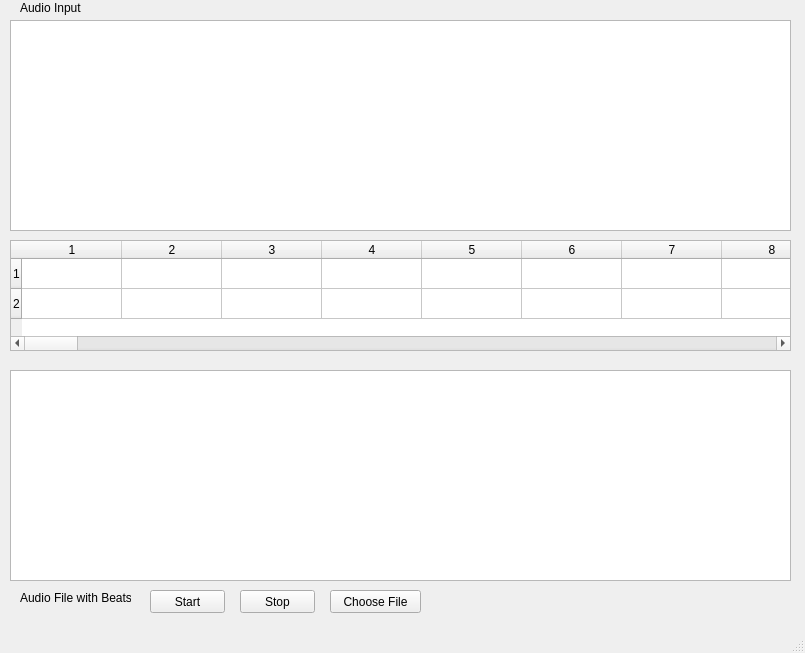
<?xml version="1.0" encoding="UTF-8"?>
<ui version="4.0">
 <class>MainWindow</class>
 <widget class="QMainWindow" name="MainWindow">
  <property name="geometry">
   <rect>
    <x>0</x>
    <y>0</y>
    <width>805</width>
    <height>653</height>
   </rect>
  </property>
  <property name="windowTitle">
   <string>MainWindow</string>
  </property>
  <widget class="QWidget" name="centralwidget">
   <widget class="QPushButton" name="startButton">
    <property name="geometry">
     <rect>
      <x>150</x>
      <y>590</y>
      <width>75</width>
      <height>23</height>
     </rect>
    </property>
    <property name="text">
     <string>Start</string>
    </property>
   </widget>
   <widget class="QPushButton" name="stopButton">
    <property name="geometry">
     <rect>
      <x>240</x>
      <y>590</y>
      <width>75</width>
      <height>23</height>
     </rect>
    </property>
    <property name="text">
     <string>Stop</string>
    </property>
   </widget>
   <widget class="PlotWidget" name="inputPlot">
    <property name="geometry">
     <rect>
      <x>10</x>
      <y>20</y>
      <width>781</width>
      <height>211</height>
     </rect>
    </property>
   </widget>
   <widget class="PlotWidget" name="filePlot">
    <property name="geometry">
     <rect>
      <x>10</x>
      <y>370</y>
      <width>781</width>
      <height>211</height>
     </rect>
    </property>
   </widget>
   <widget class="QLabel" name="label">
    <property name="geometry">
     <rect>
      <x>20</x>
      <y>0</y>
      <width>61</width>
      <height>16</height>
     </rect>
    </property>
    <property name="text">
     <string>Audio Input</string>
    </property>
   </widget>
   <widget class="QLabel" name="label_2">
    <property name="geometry">
     <rect>
      <x>20</x>
      <y>590</y>
      <width>111</width>
      <height>16</height>
     </rect>
    </property>
    <property name="text">
     <string>Audio File with Beats</string>
    </property>
   </widget>
   <widget class="QPushButton" name="fileButton">
    <property name="geometry">
     <rect>
      <x>330</x>
      <y>590</y>
      <width>91</width>
      <height>23</height>
     </rect>
    </property>
    <property name="text">
     <string>Choose File</string>
    </property>
   </widget>
   <widget class="QTableWidget" name="tableWidget">
    <property name="geometry">
     <rect>
      <x>10</x>
      <y>240</y>
      <width>781</width>
      <height>111</height>
     </rect>
    </property>
    <property name="rowCount">
     <number>2</number>
    </property>
    <property name="columnCount">
     <number>100</number>
    </property>
    <row/>
    <row/>
    <column/>
    <column/>
    <column/>
    <column/>
    <column/>
    <column/>
    <column/>
    <column/>
    <column/>
    <column/>
    <column/>
    <column/>
    <column/>
    <column/>
    <column/>
    <column/>
    <column/>
    <column/>
    <column/>
    <column/>
    <column/>
    <column/>
    <column/>
    <column/>
    <column/>
    <column/>
    <column/>
    <column/>
    <column/>
    <column/>
    <column/>
    <column/>
    <column/>
    <column/>
    <column/>
    <column/>
    <column/>
    <column/>
    <column/>
    <column/>
    <column/>
    <column/>
    <column/>
    <column/>
    <column/>
    <column/>
    <column/>
    <column/>
    <column/>
    <column/>
    <column/>
    <column/>
    <column/>
    <column/>
    <column/>
    <column/>
    <column/>
    <column/>
    <column/>
    <column/>
    <column/>
    <column/>
    <column/>
    <column/>
    <column/>
    <column/>
    <column/>
    <column/>
    <column/>
    <column/>
    <column/>
    <column/>
    <column/>
    <column/>
    <column/>
    <column/>
    <column/>
    <column/>
    <column/>
    <column/>
    <column/>
    <column/>
    <column/>
    <column/>
    <column/>
    <column/>
    <column/>
    <column/>
    <column/>
    <column/>
    <column/>
    <column/>
    <column/>
    <column/>
    <column/>
    <column/>
    <column/>
    <column/>
    <column/>
    <column/>
   </widget>
  </widget>
  <widget class="QMenuBar" name="menubar">
   <property name="geometry">
    <rect>
     <x>0</x>
     <y>0</y>
     <width>805</width>
     <height>21</height>
    </rect>
   </property>
  </widget>
  <widget class="QStatusBar" name="statusbar"/>
 </widget>
 <customwidgets>
  <customwidget>
   <class>PlotWidget</class>
   <extends>QGraphicsView</extends>
   <header>pyqtgraph.h</header>
  </customwidget>
 </customwidgets>
 <resources/>
 <connections/>
</ui>
